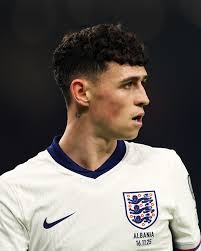
#> input picture Lab04/images/foden.jpg, 201 x 251 px
$ jupyter execute 5.ROI_in_an_Image.ipynb
#> lines starting #> are read from the running program, lines starting #| are printed output that depends on the picture
[cell 1]
import cv2
import matplotlib.pyplot as plt

# Read image
image = cv2.imread("images/foden.jpg")
#> image is the input picture: shape (251, 201, 3); mean B, G, R 100.2, 104.7, 111.4

# Convert BGR to RGB for correct display
image_rgb = cv2.cvtColor(image, cv2.COLOR_BGR2RGB)

# Display image
plt.imshow(image_rgb)
plt.title("Original Image")
# plt.axis("off")
plt.show()

[cell 2]
import cv2
import matplotlib.pyplot as plt

# Read image
image = cv2.imread("images/foden.jpg")
# Crop image (ROI)
roi = image[50:200, 50:200]
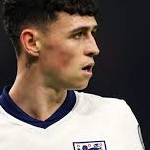
#> roi: shape (150, 150, 3); mean B, G, R 94.1, 101.6, 115.4

plt.imshow(cv2.cvtColor(roi, cv2.COLOR_BGR2RGB))
plt.title("Cropped Image (ROI)")
plt.axis("off")
plt.show()
